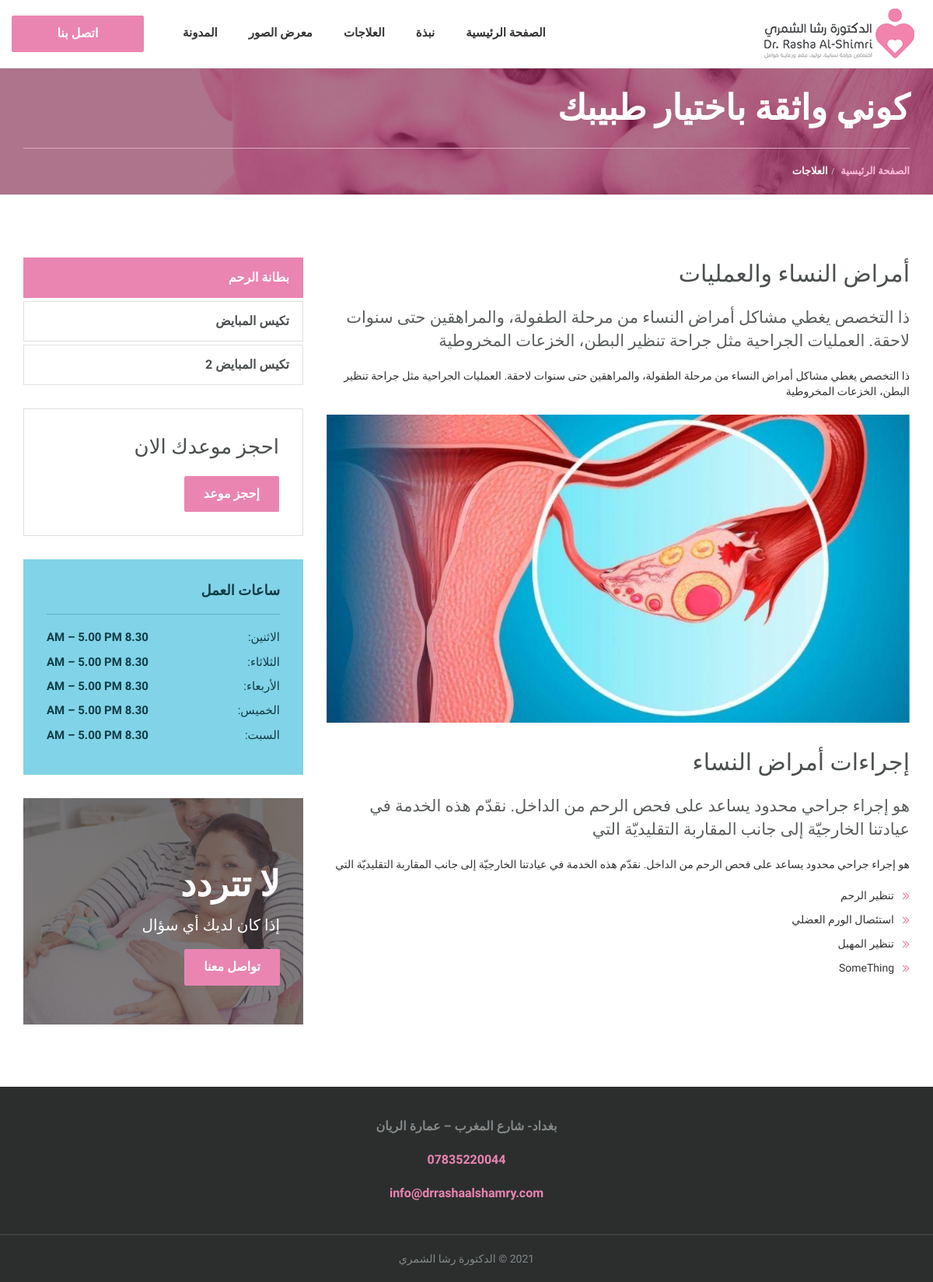
Page /treatments.php?service=1 on the committed database.
### tables this page shows
CREATE TABLE `banner` (
  `banner_id` int(11) NOT NULL,
  `heading` text DEFAULT NULL,
  `description` text DEFAULT NULL,
  `photo` text DEFAULT NULL,
  `cta_link` text DEFAULT NULL,
  `button_lable` text DEFAULT NULL,
  `display_order` int(11) DEFAULT NULL,
  `lang_id` int(11) DEFAULT NULL,
  `is_active` tinyint(1) DEFAULT 1,
  `ar_heading` text DEFAULT NULL,
  `ar_description` text DEFAULT NULL,
  `ar_button_lable` text DEFAULT NULL,
  `ar_cta_link` text DEFAULT NULL
);

CREATE TABLE `services` (
  `service_id` int(11) NOT NULL,
  `en_name` text NOT NULL,
  `ar_name` text NOT NULL,
  `icon` text NOT NULL,
  `photo` text NOT NULL,
  `display_order` int(11) NOT NULL,
  `en_description` text NOT NULL,
  `ar_description` text NOT NULL,
  `is_active` tinyint(1) NOT NULL DEFAULT 1
);

CREATE TABLE `lang` (
  `lang_id` int(11) NOT NULL,
  `lang_name` text NOT NULL,
  `en_value` text NOT NULL,
  `ar_value` text NOT NULL,
  `is_active` tinyint(1) NOT NULL DEFAULT 1,
  `lang_type` int(11) NOT NULL DEFAULT 0 COMMENT '0:is text, 1:is html	'
);

### treatments.php (the view, shortened to what this page needs)
<!DOCTYPE html>
<html dir="rtl" lang="ar">
<head>
    <?php
        include('headerScripts.php');
    ?>
</head>
<?php
if(isset($_GET['service'])){
    $service_id = $_GET['service'];
    $q=mysqli_query($connection,"SELECT * FROM services
                                 WHERE service_id = '$service_id'");
 			if(mysqli_num_rows($q)>0){
                $ServiceData = mysqli_fetch_row($q);
                }
}
?>
<body>
    <?php
        include('header.php');
    ?>
    <div class="page-header"
        style="background:linear-gradient(rgba(125, 36, 70, 0.5), rgba(125, 36, 70, 0.5)), rgba(125, 36, 70, 0.5) url(<?php getBanner(2,'photo');?>) no-repeat center">
        <div class="container">
            <div class="page-section">
                <div class="row">
                    <div class="col-lg-12 col-md-12 col-sm-12 col-xs-12">
                        <div class="page-caption">
                            <h1 class="page-title">
                                <?php getBanner(2,'ar_heading') ?>
                            </h1>
                        </div>
                    </div>
                </div>
            </div>
        </div>
        <div class="page-breadcrumb">
            <div class="container">
                <div class="row">
                    <div class="col-md-12 col-sm-12 col-xs-12">
                        <ol class="breadcrumb">
                            <li><a href="index.php">الصفحة الرئيسية</a></li>
                            <li class="active">العلاجات</li>
                        </ol>
                    </div>
                </div>
            </div>
        </div>
    </div>
    <div class="space-medium">
        <div class="container">
            <div class="row">
                <div class="col-lg-8 col-md-8 col-sm-12 col-xs-12">
<?php
echo $ServiceData[7];
?>
                </div>
                <div class="col-lg-4 col-md-4 col-sm-12 col-xs-12">
                    <div class="sidebar">
                        <div class="sidenav">
                            <ul class="listnone">
                            <?php
                $q=mysqli_query($connection,"SELECT * FROM services
                ORDER BY display_order");
                if(isset($_GET['service']) && $_GET['service'] !=""){
                    $GET_SERVICE_ID = $_GET['service'];
                }else{
                    $GET_SERVICE_ID = 0;
                }
            while($service = mysqli_fetch_assoc($q)){
                if($service['service_id']==$GET_SERVICE_ID){
                    echo'
                    <li class="active"><a href="treatments/'.$service['slug'].'service='.$service['service_id'].'">'.$service['ar_name'].'</a></li>
                    ';
                }else{
                    echo '
                    <li><a href="treatments/service='.$service['service_id'].'">'.$service['ar_name'].'</a></li>
                    ';
                }
            }
            ?>
                            </ul>
                        </div>
                        <div class="widget widget-appointment">
                            <h2>احجز موعدك الان</h2>
                            <a href="contact-us.php" class="btn btn-primary">إحجز موعد</a>
                        </div>
                        <div class="widget-hours mb30">
                            <h3 class="widget-title">ساعات العمل</h3>
                            <?php getLang(4);?>
                        </div>
                        <div class="widget-imgfaq">
                            <div class="imgfaq-content">
                                <h1 class="text-white imgfaq-title">لا تتردد</h1>
                                <h3 class="text-white">إذا كان لديك أي سؤال</h3>
                                <a href="contact-us.php" class="btn btn-primary">تواصل معنا</a>
                            </div>
                        </div>
                    </div>
                </div>
            </div>
        </div>
    </div>
    <?php
include('footer.php');
?>
</body>
</html>

### functions.php (shortened to what this page needs)
<?php
function getLang($langId){
	global $connection;
	if(isset($_SESSION['language']) && $_SESSION['language']=="ar"){
		$q=mysqli_query($connection,"SELECT ar_value
									 FROM lang
									 WHERE lang_id = '$langId'
									 AND is_active= 1 ");
	}else{
		$q=mysqli_query($connection,"SELECT en_value
									 FROM lang
									 WHERE lang_id = '$langId'
									 AND is_active= 1 ");
	}
	if(mysqli_num_rows($q)>0){
		$langData = mysqli_fetch_row($q);
		echo $langData[0];
	}else{
		echo" ";
	}
}
function getBanner($BannerId,$field){
	global $connection;
	if(isset($_SESSION['language']) && $_SESSION['language']=="ar"){
		$q=mysqli_query($connection,"SELECT ar_heading,
										ar_description,
										ar_button_lable,
										ar_cta_link,
										photo
									 FROM banner
									 WHERE banner_id = '$BannerId'
									 AND is_active= 1 ");
	}
	if(mysqli_num_rows($q)>0){
		$banner_field = mysqli_fetch_row($q);
		}else{
		echo 'Banner Not Found';
		}
	switch ($field) {
		case 'ar_heading':
			echo $banner_field[0] ;
			break;
    	case 'photo':
    		echo $banner_field[4];
    		break;
	}
}
?>

### css/rtl-style.css (style rules this page uses)
h1, h2, h3, h4, h5, h6 { margin: 0px 0px 20px 0px; color: #4b4f50; font-weight: 400; }
h1 { font-size: 30px; line-height: 42px; }
h2 { font-size: 26px; line-height: 36px; }
h3 { font-size: 20px; }
a { color: #ea85b2; }
p { margin-bottom: 20px; }
.listnone { list-style: none; padding: 0px; }
.listnone li { margin-bottom: 10px; }
.text-white { color: #fff; }
.lead { color: #5a5d5e; font-size: 21px; line-height: 30px; }
.btn { display: inline-block; padding: 11px 24px; margin-bottom: 0; font-size: 16px; font-family: 'Almarai', sans-serif; line-height: 1.42857143; text-align: center; text-transform: uppercase; border-radius: 2px; letter-spacing: 0px; font-weight: 700; }
.btn-primary { color: #fff; background-color: #ea85b2; border-color: #ea85b2; }
.space-medium { padding-top: 80px; padding-bottom: 80px; }
.mb30 { margin-bottom: 30px; }
.bullet { position: relative; line-height: 21px; padding-right: 20px; margin-bottom: 30px; }
.bullet-arrow-default li:before { font-family: 'FontAwesome'; display: block; position: absolute; right: 0; font-size: 16px; color: #ea85b2; content: "\f101"; }
.imghover { display: block; position: relative; max-width: 100%; }
.imghover::before, .imghover::after { display: block; position: absolute; content: ""; text-align: center; opacity: 0; }
.imghover::before { top: 0; left: 0; bottom: 0; right: 0; }
.imghover::after { top: 50%; right: 50%; width: 50px; height: 50px; line-height: 50px; margin: -25px -25px 0 0; content: "\f2a8"; font-family: "FontAwesome"; font-size: 36px; }
.page-header { background: linear-gradient(rgba(125, 36, 70, 0.5), rgba(125, 36, 70, 0.5)), rgba(125, 36, 70, 0.5) url(../images/page-header.jpg) no-repeat center; background-size: cover; margin: 0; padding: 0px; }
.page-section { padding: 150px 0px 0px 0px; }
.page-caption { border-bottom: 1px solid #deaabf; }
.page-title { color: #fff; font-size: 45px; line-height: 42px; margin-bottom: 30px; position: relative; display: inline-block; font-weight: 600; }
.page-breadcrumb { background-color: transparent; }
.page-breadcrumb .breadcrumb { padding: 20px 0px; margin-bottom: 0px; font-size: 13px; font-weight: 600; border: none; letter-spacing: 0px; text-transform: uppercase; background-color: transparent; }
.page-breadcrumb .breadcrumb>li a { color: #ffb9d7; }
.page-breadcrumb .breadcrumb>.active { color: #fff; }
.page-breadcrumb .breadcrumb>li+li:before { padding: 0 5px; color: #fff; content: "/"; font: normal normal normal 12px/1 FontAwesome; }
.breadcrumb>li { display: inline-block; }
.widget-imgfaq { background: linear-gradient(rgba(58, 55, 56, 0.7), rgba(73, 66, 69, 0.7)), rgba(54, 46, 50, 0.7) url(../images/faq-img.jpg) no-repeat center; padding: 60px 0px 20px; background-size: cover; margin: 0; }
.imgfaq-content { padding: 30px; }
.imgfaq-title { font-weight: 600; font-size: 45px; color: #fff; }
.sidenav ul { padding: 0px; margin-bottom: 30px; }
.sidenav ul li { position: relative; margin-bottom: 4px; }
.sidenav ul li a { padding: 17px; display: block; background-color: #fff; color: #4b4f50; font-size: 16px; text-transform: uppercase; letter-spacing: 0px; font-weight: 700; border-color: #fff; line-height: 16px; border: 1px solid #e0e0e0; }
.sidenav ul li.active a { color: #fff; background-color: #ea85b2; border-color: #ea85b2; }
.sidenav ul li:last-child { border-bottom: 0px solid #fff; }
.widget-hours { background-color: #81d3e7; padding: 30px; color: #0f3c47; font-size: 15px; text-transform: uppercase; }
.widget-hours .widget-title { color: #0f3c47; border-bottom: 1px solid #5eb0c4; font-size: 18px; font-weight: 600; }
.widget-hours .day { width: 120px; }
.widget-hours .time { float: left;font-weight: 700; }
.widget { background-color: #fff; padding: 30px; margin-bottom: 30px; border: 1px solid #e0e0e0; }
.widget-title { font-size: 22px; color: #4b4f50; border-bottom: 1px solid #e0e0e0; margin-bottom: 19px; padding-bottom: 20px; }
@media only screen and (max-width:1200px) { .page-section { padding: 30px 0px 0px 0px; } }

### rows in the picture
banner: photo (picture), ar_heading "كوني واثقة باختيار طبيبك"
services: ar_description "أمراض النساء والعمليات ذا التخصص يغطي مشاكل أمراض النساء من مرحلة الطفولة، والمراهقين حتى سنوات لاحقة. العمليات الجراحية مثل جراحة تنظير البطن، الخزعات المخروطية ذا التخصص يغطي مشاكل أمراض النساء من مرحلة الطفولة، والمراهقين حتى سنوات لاحقة. العمليات الجراحية مثل جراحة تنظير البطن، الخزعات المخروطية إجراءات أمراض النساء هو إجراء جراحي محدود يساعد على فحص الرحم من الداخل. نقدّم هذه الخدمة في عيادتنا الخارجيّة إلى جانب المقاربة التقليديّة التي هو إجراء جراحي محدود يساعد على فحص الرحم من الداخل. نقدّم هذه الخدمة في عيادتنا الخارجيّة إلى جانب المقاربة التقليديّة التي تنظير الرحم استئصال الورم العضلي تنظير المهبل SomeThing", ar_description (picture), ar_name "بطانة الرحم"
services: ar_name "تكيس المبايض"
services: ar_name "تكيس المبايض 2"
lang: ar_value "الاثنين: 8.30 AM – 5.00 PM الثلاثاء: 8.30 AM – 5.00 PM الأربعاء: 8.30 AM – 5.00 PM الخميس: 8.30 AM – 5.00 PM السبت: 8.30 AM – 5.00 PM"
